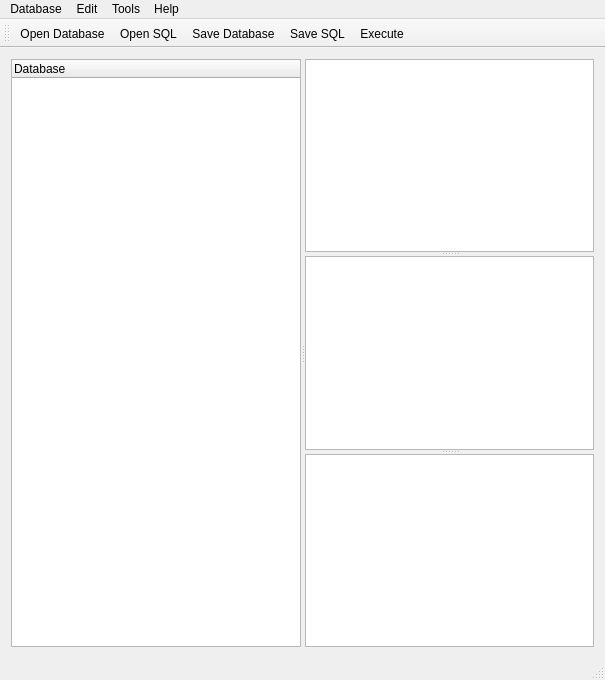
<?xml version="1.0" encoding="UTF-8"?>
<ui version="4.0">
 <class>MainWindow</class>
 <widget class="QMainWindow" name="MainWindow">
  <property name="geometry">
   <rect>
    <x>0</x>
    <y>0</y>
    <width>605</width>
    <height>680</height>
   </rect>
  </property>
  <property name="windowTitle">
   <string>ERDatabaseSystem</string>
  </property>
  <widget class="QWidget" name="centralWidget">
   <layout class="QGridLayout" name="gridLayout">
    <item row="0" column="0">
     <widget class="QSplitter" name="splitter_2">
      <property name="orientation">
       <enum>Qt::Horizontal</enum>
      </property>
      <widget class="ERTreeWidget" name="treeWidget">
       <property name="contextMenuPolicy">
        <enum>Qt::ActionsContextMenu</enum>
       </property>
       <column>
        <property name="text">
         <string>Database</string>
        </property>
        <property name="icon">
         <iconset resource="res.qrc">
          <normaloff>:/new_database.png</normaloff>:/new_database.png</iconset>
        </property>
       </column>
      </widget>
      <widget class="QSplitter" name="splitter">
       <property name="orientation">
        <enum>Qt::Vertical</enum>
       </property>
       <widget class="QTextEdit" name="textEdit"/>
       <widget class="QTableView" name="tableView"/>
       <widget class="QListWidget" name="listWidget"/>
      </widget>
     </widget>
    </item>
   </layout>
  </widget>
  <widget class="QMenuBar" name="menuBar">
   <property name="geometry">
    <rect>
     <x>0</x>
     <y>0</y>
     <width>605</width>
     <height>25</height>
    </rect>
   </property>
   <widget class="QMenu" name="menuDatabase">
    <property name="title">
     <string>Database</string>
    </property>
    <addaction name="actionOpen_Database"/>
    <addaction name="actionSave_Database"/>
    <addaction name="separator"/>
    <addaction name="actionOpen_SQL"/>
    <addaction name="actionSave_SQL"/>
    <addaction name="separator"/>
    <addaction name="actionPrint"/>
    <addaction name="actionClose"/>
   </widget>
   <widget class="QMenu" name="menuEdit">
    <property name="title">
     <string>Edit</string>
    </property>
    <addaction name="actionCopy"/>
    <addaction name="actionErase"/>
    <addaction name="actionPaste"/>
    <addaction name="actionSearch_Replace"/>
   </widget>
   <widget class="QMenu" name="menuTools">
    <property name="title">
     <string>Tools</string>
    </property>
    <addaction name="actionExecute"/>
    <addaction name="separator"/>
    <addaction name="actionPreferences"/>
   </widget>
   <widget class="QMenu" name="menuHelp">
    <property name="title">
     <string>Help</string>
    </property>
    <addaction name="actionManual"/>
    <addaction name="separator"/>
    <addaction name="actionSQLite_Search"/>
   </widget>
   <addaction name="menuDatabase"/>
   <addaction name="menuEdit"/>
   <addaction name="menuTools"/>
   <addaction name="menuHelp"/>
  </widget>
  <widget class="QToolBar" name="mainToolBar">
   <attribute name="toolBarArea">
    <enum>TopToolBarArea</enum>
   </attribute>
   <attribute name="toolBarBreak">
    <bool>false</bool>
   </attribute>
   <addaction name="actionOpen_Database"/>
   <addaction name="actionOpen_SQL"/>
   <addaction name="actionSave_Database"/>
   <addaction name="actionSave_SQL"/>
   <addaction name="actionExecute"/>
  </widget>
  <widget class="QStatusBar" name="statusBar"/>
  <action name="actionOpen_Database">
   <property name="icon">
    <iconset resource="res.qrc">
     <normaloff>:/open_database.png</normaloff>:/open_database.png</iconset>
   </property>
   <property name="text">
    <string>Open Database</string>
   </property>
   <property name="shortcut">
    <string>Ctrl+O</string>
   </property>
  </action>
  <action name="actionSave_Database">
   <property name="icon">
    <iconset resource="res.qrc">
     <normaloff>:/save_database.png</normaloff>:/save_database.png</iconset>
   </property>
   <property name="text">
    <string>Save Database</string>
   </property>
   <property name="shortcut">
    <string>Ctrl+S</string>
   </property>
  </action>
  <action name="actionOpen_SQL">
   <property name="icon">
    <iconset resource="res.qrc">
     <normaloff>:/open_sql.png</normaloff>:/open_sql.png</iconset>
   </property>
   <property name="text">
    <string>Open SQL</string>
   </property>
   <property name="shortcut">
    <string>Ctrl+Shift+O</string>
   </property>
  </action>
  <action name="actionSave_SQL">
   <property name="icon">
    <iconset resource="res.qrc">
     <normaloff>:/save_sql.png</normaloff>:/save_sql.png</iconset>
   </property>
   <property name="text">
    <string>Save SQL</string>
   </property>
   <property name="shortcut">
    <string>Ctrl+Shift+S</string>
   </property>
  </action>
  <action name="actionPrint">
   <property name="icon">
    <iconset resource="res.qrc">
     <normaloff>:/print2.png</normaloff>:/print2.png</iconset>
   </property>
   <property name="text">
    <string>Print</string>
   </property>
   <property name="shortcut">
    <string>Ctrl+P</string>
   </property>
  </action>
  <action name="actionClose">
   <property name="icon">
    <iconset resource="res.qrc">
     <normaloff>:/close.png</normaloff>:/close.png</iconset>
   </property>
   <property name="text">
    <string>Close</string>
   </property>
   <property name="shortcut">
    <string>Ctrl+Q</string>
   </property>
  </action>
  <action name="actionCopy">
   <property name="icon">
    <iconset resource="res.qrc">
     <normaloff>:/copy.png</normaloff>:/copy.png</iconset>
   </property>
   <property name="text">
    <string>Copy</string>
   </property>
   <property name="shortcut">
    <string>Ctrl+C</string>
   </property>
  </action>
  <action name="actionErase">
   <property name="icon">
    <iconset resource="res.qrc">
     <normaloff>:/erase_or_cut.png</normaloff>:/erase_or_cut.png</iconset>
   </property>
   <property name="text">
    <string>Erase</string>
   </property>
   <property name="shortcut">
    <string>Ctrl+X</string>
   </property>
  </action>
  <action name="actionPaste">
   <property name="icon">
    <iconset resource="res.qrc">
     <normaloff>:/paste.png</normaloff>:/paste.png</iconset>
   </property>
   <property name="text">
    <string>Paste</string>
   </property>
   <property name="shortcut">
    <string>Ctrl+V</string>
   </property>
  </action>
  <action name="actionExecute">
   <property name="icon">
    <iconset resource="res.qrc">
     <normaloff>:/run_execute.png</normaloff>:/run_execute.png</iconset>
   </property>
   <property name="text">
    <string>Execute</string>
   </property>
   <property name="shortcut">
    <string>Ctrl+R</string>
   </property>
  </action>
  <action name="actionPreferences">
   <property name="icon">
    <iconset resource="res.qrc">
     <normaloff>:/preferences.png</normaloff>:/preferences.png</iconset>
   </property>
   <property name="text">
    <string>Preferences</string>
   </property>
  </action>
  <action name="actionManual">
   <property name="icon">
    <iconset resource="res.qrc">
     <normaloff>:/manual.png</normaloff>:/manual.png</iconset>
   </property>
   <property name="text">
    <string>Manual</string>
   </property>
  </action>
  <action name="actionSQLite_Search">
   <property name="icon">
    <iconset resource="res.qrc">
     <normaloff>:/search.png</normaloff>:/search.png</iconset>
   </property>
   <property name="text">
    <string>SQLite Search</string>
   </property>
  </action>
  <action name="actionSearch_Replace">
   <property name="icon">
    <iconset resource="res.qrc">
     <normaloff>:/search_and_replace.png</normaloff>:/search_and_replace.png</iconset>
   </property>
   <property name="text">
    <string>Search and Replace</string>
   </property>
   <property name="shortcut">
    <string>Ctrl+H</string>
   </property>
  </action>
 </widget>
 <layoutdefault spacing="6" margin="11"/>
 <customwidgets>
  <customwidget>
   <class>ERTreeWidget</class>
   <extends>QTreeWidget</extends>
   <header location="global">ertreewidget.h</header>
  </customwidget>
 </customwidgets>
 <resources>
  <include location="res.qrc"/>
 </resources>
 <connections/>
</ui>
